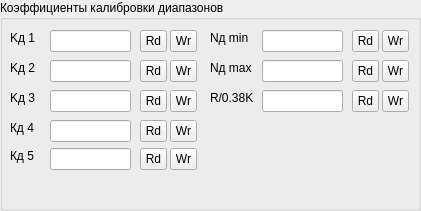
   <widget class="QGroupBox" name="groupBox_3">
    <property name="geometry">
     <rect>
      <x>410</x>
      <y>400</y>
      <width>421</width>
      <height>211</height>
     </rect>
    </property>
    <property name="title">
     <string>Коэффициенты калибровки диапазонов</string>
    </property>
    <widget class="QLineEdit" name="leAet_1">
     <property name="geometry">
      <rect>
       <x>50</x>
       <y>30</y>
       <width>81</width>
       <height>22</height>
      </rect>
     </property>
     <property name="font">
      <font>
       <pointsize>9</pointsize>
      </font>
     </property>
    </widget>
    <widget class="QToolButton" name="tbAetRd_1">
     <property name="geometry">
      <rect>
       <x>140</x>
       <y>30</y>
       <width>27</width>
       <height>22</height>
      </rect>
     </property>
     <property name="text">
      <string>Rd</string>
     </property>
    </widget>
    <widget class="QToolButton" name="tbAetWr_1">
     <property name="geometry">
      <rect>
       <x>170</x>
       <y>30</y>
       <width>27</width>
       <height>22</height>
      </rect>
     </property>
     <property name="text">
      <string>Wr</string>
     </property>
    </widget>
    <widget class="QLabel" name="label_19">
     <property name="geometry">
      <rect>
       <x>10</x>
       <y>30</y>
       <width>51</width>
       <height>16</height>
      </rect>
     </property>
     <property name="font">
      <font>
       <pointsize>9</pointsize>
      </font>
     </property>
     <property name="lineWidth">
      <number>-5</number>
     </property>
     <property name="text">
      <string>&lt;html&gt;&lt;head/&gt;&lt;body&gt;&lt;p&gt;Kд 1&lt;/p&gt;&lt;/body&gt;&lt;/html&gt;</string>
     </property>
    </widget>
    <widget class="QToolButton" name="tbNtWr_1">
     <property name="geometry">
      <rect>
       <x>382</x>
       <y>30</y>
       <width>27</width>
       <height>22</height>
      </rect>
     </property>
     <property name="text">
      <string>Wr</string>
     </property>
    </widget>
    <widget class="QLabel" name="label_20">
     <property name="geometry">
      <rect>
       <x>210</x>
       <y>30</y>
       <width>51</width>
       <height>16</height>
      </rect>
     </property>
     <property name="font">
      <font>
       <pointsize>9</pointsize>
      </font>
     </property>
     <property name="lineWidth">
      <number>-5</number>
     </property>
     <property name="text">
      <string>Nд min</string>
     </property>
    </widget>
    <widget class="QLineEdit" name="leNt_1">
     <property name="geometry">
      <rect>
       <x>262</x>
       <y>30</y>
       <width>81</width>
       <height>22</height>
      </rect>
     </property>
     <property name="font">
      <font>
       <pointsize>9</pointsize>
      </font>
     </property>
    </widget>
    <widget class="QToolButton" name="tbNtRd_1">
     <property name="geometry">
      <rect>
       <x>352</x>
       <y>30</y>
       <width>27</width>
       <height>22</height>
      </rect>
     </property>
     <property name="text">
      <string>Rd</string>
     </property>
    </widget>
    <widget class="QToolButton" name="tbNtWr_2">
     <property name="geometry">
      <rect>
       <x>382</x>
       <y>60</y>
       <width>27</width>
       <height>22</height>
      </rect>
     </property>
     <property name="text">
      <string>Wr</string>
     </property>
    </widget>
    <widget class="QToolButton" name="tbNtRd_2">
     <property name="geometry">
      <rect>
       <x>352</x>
       <y>60</y>
       <width>27</width>
       <height>22</height>
      </rect>
     </property>
     <property name="text">
      <string>Rd</string>
     </property>
    </widget>
    <widget class="QLabel" name="label_21">
     <property name="geometry">
      <rect>
       <x>210</x>
       <y>60</y>
       <width>51</width>
       <height>16</height>
      </rect>
     </property>
     <property name="font">
      <font>
       <pointsize>9</pointsize>
      </font>
     </property>
     <property name="lineWidth">
      <number>-5</number>
     </property>
     <property name="text">
      <string>Nд max</string>
     </property>
    </widget>
    <widget class="QToolButton" name="tbAetWr_2">
     <property name="geometry">
      <rect>
       <x>170</x>
       <y>60</y>
       <width>27</width>
       <height>22</height>
      </rect>
     </property>
     <property name="text">
      <string>Wr</string>
     </property>
    </widget>
    <widget class="QLabel" name="label_22">
     <property name="geometry">
      <rect>
       <x>10</x>
       <y>60</y>
       <width>51</width>
       <height>16</height>
      </rect>
     </property>
     <property name="font">
      <font>
       <pointsize>9</pointsize>
      </font>
     </property>
     <property name="lineWidth">
      <number>-5</number>
     </property>
     <property name="text">
      <string>Kд 2</string>
     </property>
    </widget>
    <widget class="QLineEdit" name="leNt_2">
     <property name="geometry">
      <rect>
       <x>262</x>
       <y>60</y>
       <width>81</width>
       <height>22</height>
      </rect>
     </property>
     <property name="font">
      <font>
       <pointsize>9</pointsize>
      </font>
     </property>
    </widget>
    <widget class="QLineEdit" name="leAet_2">
     <property name="geometry">
      <rect>
       <x>50</x>
       <y>60</y>
       <width>81</width>
       <height>22</height>
      </rect>
     </property>
     <property name="font">
      <font>
       <pointsize>9</pointsize>
      </font>
     </property>
    </widget>
    <widget class="QToolButton" name="tbAetRd_2">
     <property name="geometry">
      <rect>
       <x>140</x>
       <y>60</y>
       <width>27</width>
       <height>22</height>
      </rect>
     </property>
     <property name="text">
      <string>Rd</string>
     </property>
    </widget>
    <widget class="QToolButton" name="tbNtWr_3">
     <property name="geometry">
      <rect>
       <x>382</x>
       <y>90</y>
       <width>27</width>
       <height>22</height>
      </rect>
     </property>
     <property name="text">
      <string>Wr</string>
     </property>
    </widget>
    <widget class="QToolButton" name="tbNtRd_3">
     <property name="geometry">
      <rect>
       <x>352</x>
       <y>90</y>
       <width>27</width>
       <height>22</height>
      </rect>
     </property>
     <property name="text">
      <string>Rd</string>
     </property>
    </widget>
    <widget class="QLabel" name="label_23">
     <property name="geometry">
      <rect>
       <x>210</x>
       <y>90</y>
       <width>51</width>
       <height>16</height>
      </rect>
     </property>
     <property name="font">
      <font>
       <pointsize>9</pointsize>
      </font>
     </property>
     <property name="lineWidth">
      <number>-5</number>
     </property>
     <property name="text">
      <string>R/0.38K</string>
     </property>
    </widget>
    <widget class="QToolButton" name="tbAetWr_3">
     <property name="geometry">
      <rect>
       <x>170</x>
       <y>90</y>
       <width>27</width>
       <height>22</height>
      </rect>
     </property>
     <property name="text">
      <string>Wr</string>
     </property>
    </widget>
    <widget class="QLabel" name="label_24">
     <property name="geometry">
      <rect>
       <x>10</x>
       <y>90</y>
       <width>51</width>
       <height>16</height>
      </rect>
     </property>
     <property name="font">
      <font>
       <pointsize>9</pointsize>
      </font>
     </property>
     <property name="lineWidth">
      <number>-5</number>
     </property>
     <property name="text">
      <string>Kд 3</string>
     </property>
    </widget>
    <widget class="QLineEdit" name="leNt_3">
     <property name="geometry">
      <rect>
       <x>262</x>
       <y>90</y>
       <width>81</width>
       <height>22</height>
      </rect>
     </property>
     <property name="font">
      <font>
       <pointsize>9</pointsize>
      </font>
     </property>
    </widget>
    <widget class="QLineEdit" name="leAet_3">
     <property name="geometry">
      <rect>
       <x>50</x>
       <y>90</y>
       <width>81</width>
       <height>22</height>
      </rect>
     </property>
     <property name="font">
      <font>
       <pointsize>9</pointsize>
      </font>
     </property>
    </widget>
    <widget class="QToolButton" name="tbAetRd_3">
     <property name="geometry">
      <rect>
       <x>140</x>
       <y>90</y>
       <width>27</width>
       <height>22</height>
      </rect>
     </property>
     <property name="text">
      <string>Rd</string>
     </property>
    </widget>
    <widget class="QToolButton" name="tbAetRd_4">
     <property name="geometry">
      <rect>
       <x>140</x>
       <y>120</y>
       <width>27</width>
       <height>22</height>
      </rect>
     </property>
     <property name="text">
      <string>Rd</string>
     </property>
    </widget>
    <widget class="QToolButton" name="tbAetWr_4">
     <property name="geometry">
      <rect>
       <x>170</x>
       <y>120</y>
       <width>27</width>
       <height>22</height>
      </rect>
     </property>
     <property name="text">
      <string>Wr</string>
     </property>
    </widget>
    <widget class="QLineEdit" name="leAet_4">
     <property name="geometry">
      <rect>
       <x>50</x>
       <y>120</y>
       <width>81</width>
       <height>22</height>
      </rect>
     </property>
     <property name="font">
      <font>
       <pointsize>9</pointsize>
      </font>
     </property>
    </widget>
    <widget class="QLabel" name="label_25">
     <property name="geometry">
      <rect>
       <x>10</x>
       <y>120</y>
       <width>51</width>
       <height>16</height>
      </rect>
     </property>
     <property name="font">
      <font>
       <pointsize>9</pointsize>
      </font>
     </property>
     <property name="lineWidth">
      <number>-5</number>
     </property>
     <property name="text">
      <string>Кд 4</string>
     </property>
    </widget>
    <widget class="QLabel" name="label_26">
     <property name="geometry">
      <rect>
       <x>10</x>
       <y>148</y>
       <width>51</width>
       <height>16</height>
      </rect>
     </property>
     <property name="font">
      <font>
       <pointsize>9</pointsize>
      </font>
     </property>
     <property name="lineWidth">
      <number>-5</number>
     </property>
     <property name="text">
      <string>Кд 5</string>
     </property>
    </widget>
    <widget class="QLineEdit" name="leAet_5">
     <property name="geometry">
      <rect>
       <x>50</x>
       <y>148</y>
       <width>81</width>
       <height>22</height>
      </rect>
     </property>
     <property name="font">
      <font>
       <pointsize>9</pointsize>
      </font>
     </property>
    </widget>
    <widget class="QToolButton" name="tbAetWr_5">
     <property name="geometry">
      <rect>
       <x>170</x>
       <y>148</y>
       <width>27</width>
       <height>22</height>
      </rect>
     </property>
     <property name="text">
      <string>Wr</string>
     </property>
    </widget>
    <widget class="QToolButton" name="tbAetRd_5">
     <property name="geometry">
      <rect>
       <x>140</x>
       <y>148</y>
       <width>27</width>
       <height>22</height>
      </rect>
     </property>
     <property name="text">
      <string>Rd</string>
     </property>
    </widget>
   </widget>
